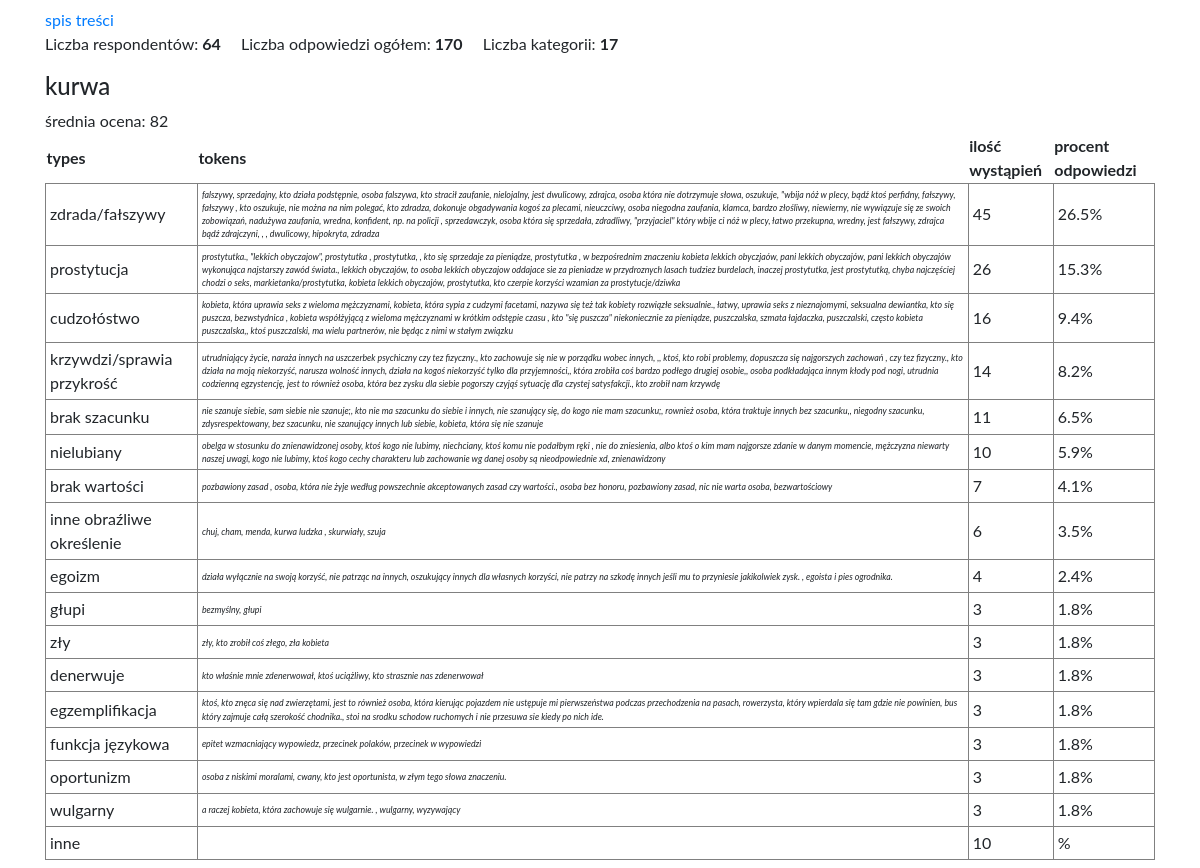
Screenshot of /kurwa with the database file from the repository.
### web/models.py (models this page shows)
class Answer(models.Model):
    value = models.CharField(max_length=200, null=True, blank=True, default="no answer")
    power = models.CharField(max_length=200, null=True, blank=True, default="no answer")
    category = models.CharField(max_length=250, null=True, blank=True, default="no answer")
    responder = models.ForeignKey(Responder, null=True, blank=True, on_delete=models.CASCADE)

### web/views.py (the view)
def kurwa(request):
    return create_poll2_table(request, "kurwa")

### web/core.py (called while the page is built)
def add_other_category(categories, overall_number):
    new_categories = []
    others = []
    number = 0
    for category in categories:
        if category[1] >= 3:
            new_categories.append(category)
        else:
            others.append(category)
    for c in others:
        number += c[1]
    percent_value = '{0:.1f}'.format(( number / overall_number) * 100)
    other = ("inne", number, percent_value, "")
    new_categories.append(other)
    return new_categories

def flatten(l):
    return list(itertools.chain(*l))

def dedup(l):
    return list(dict.fromkeys(l))

def get_important(answer, answer_list):
    related_answers = answer_list.filter(category=answer.category)
    power_sum = 0
    responds = 0
    for a in related_answers:
        if a.value != "no answer" and a.power != "no answer" and a.power:
            print(a.power)
            power_sum += int(a.power)
            responds += 1
    average_power = int(power_sum / responds) if responds else "-"
    number = answer_list.filter(category=answer.category).count()
    category_answers = set([ o.value.lower() for o in answer_list.filter(category=answer.category)])
    example_str = ", ".join(category_answers)
    percent_value = '{0:.1f}'.format(( number / answer_list.count()) * 100)
    return (answer.category, number, average_power, example_str, percent_value)

### web/templates/poll2_table.html
{% extends 'base.html' %}
{% block content %}
<div class="container mt-2 mb-2">
  <p class="mb-0"><a href="{% url 'index' %}">spis treści</a></p>
  <p>
    <span class="mr-3">Liczba respondentów: <b>64</b></span>
    <span class="mr-3">Liczba odpowiedzi ogółem: <b>{{overall_answers}}</b></span>
    <span class="mr-3">Liczba kategorii: <b>{{categories| length}}</b></span>
  </p>
  <h4>{{key}}</h4>
  <p class="mb-0">średnia ocena: {{average_power}}</p>
  <table>
    <thead>
      <th>types</th>
      <th>tokens</th>
      <th>ilość wystąpień</th>
      <th>procent odpowiedzi</th>
    </thead>
    <tbody>
      {% for answer in categories %}
        <tr>
          <td>
            {{answer.0}}
          </td>
          <td class="tokens">
            {{answer.3}}
          </td>
          <td>
            {{answer.1}}
          </td>
          <td>
            {{answer.4}}%
          </td>
        </tr>
      {% endfor %}
    </tbody>
  </table>
  </div>
{% endblock %}

### web/static/css/main.css (style rules this page uses)
body { font-size: 1rem; font-family: "Lato"; }
table td { border: 1px solid grey; padding: .25rem }
.tokens { font-size: .55rem; font-style: italic; }

### rows the page displays
Answer: category "zdrada/fałszywy"
Answer: category "prostytucja"
Answer: category "cudzołóstwo"
Answer: category "krzywdzi/sprawia przykrość"
Answer: category "brak szacunku"
Answer: category "nielubiany"
Answer: category "brak wartości"
Answer: category "inne obraźliwe określenie"
Answer: category "egoizm"
Answer: category "głupi"
Answer: category "zły"
Answer: category "denerwuje"
Answer: category "egzemplifikacja"
Answer: category "funkcja językowa"
Answer: category "oportunizm"
Answer: category "wulgarny"

### other values shown
{{ overall_answers }} "170"
{{ categories| length }} "17"
{{ key }} "kurwa"
{{ average_power }} "82"
{{ answer.1 }} "45" "26" "16" "14" "11" "10" "7" "6" "4" "3" "3" "3" "3" "3" "3" "3" "10"
{{ answer.4 }} "26.5" "15.3" "9.4" "8.2" "6.5" "5.9" "4.1" "3.5" "2.4" "1.8" "1.8" "1.8" "1.8" "1.8" "1.8" "1.8"
{{ answer.3 }} "pozbawiony zasad , osoba, która nie żyje według powszechnie akceptowanych zasad czy wartości., osoba bez honoru, pozbawiony zasad, nic nie warta osoba, bezwartościowy" "chuj, cham, menda, kurwa ludzka , skurwiały, szuja" "działa wyłącznie na swoją korzyść, nie patrząc na innych, oszukujący innych dla własnych korzyści, nie patrzy na szkodę innych jeśli mu to przyniesie jakikolwiek zysk. , egoista i pies ogrodnika." "bezmyślny, głupi" "zły, kto zrobił coś złego, zła kobieta" "kto właśnie mnie zdenerwował, ktoś uciążliwy, kto strasznie nas zdenerwował" "epitet wzmacniający wypowiedz, przecinek polaków, przecinek w wypowiedzi" "osoba z niskimi moralami, cwany, kto jest oportunista, w złym tego słowa znaczeniu." "a raczej kobieta, która zachowuje się wulgarnie. , wulgarny, wyzywający"
{{ answer.0 }} "inne"
